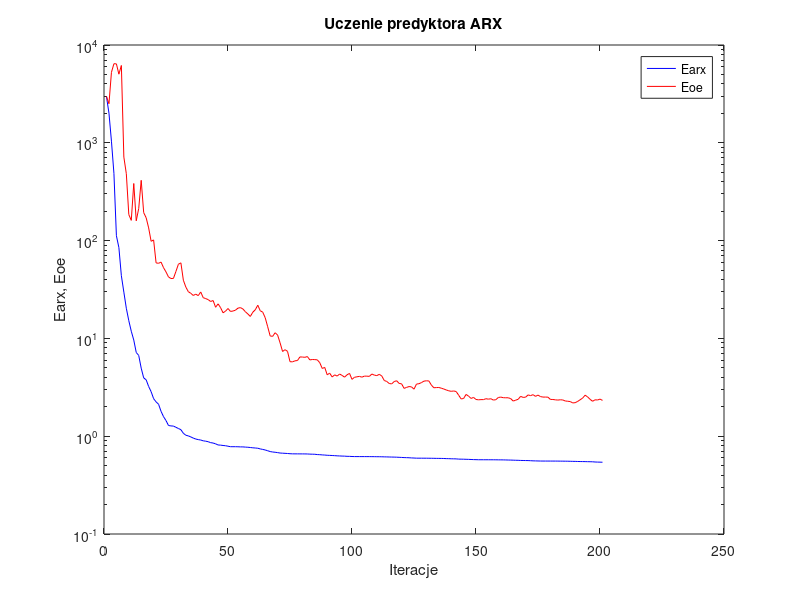
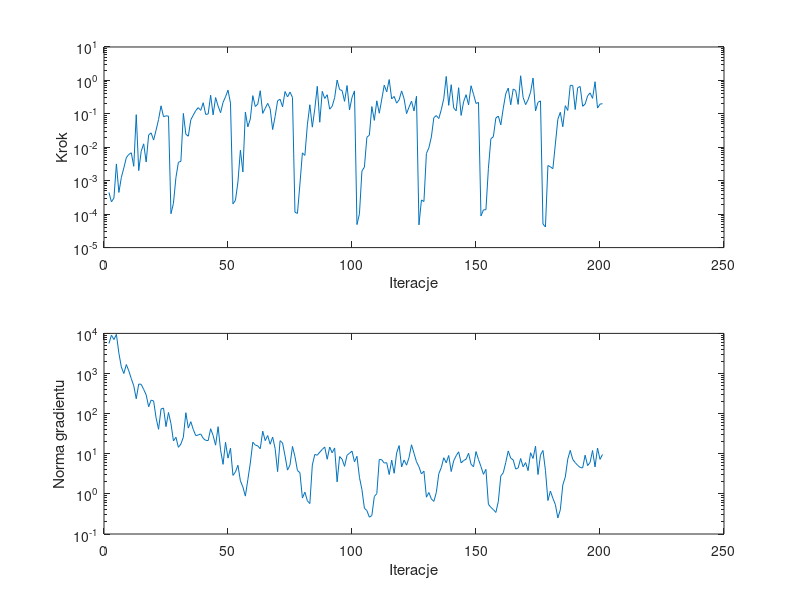

These figures' MATLAB source, in order:
%uczenie predyktora arx
clear all;
n=0; farx(n+1)=2.961965e+003; foe(n+1)=2.987176e+003; wspucz(n+1)=0.000000e+000; ng(n+1)=0.000000e+000;
%odnowa zmiennej metryki
n=1; farx(n+1)=2.007797e+003; foe(n+1)=2.509608e+003; krok(n+1)=4.438003e-004; ng(n+1)=5.618309e+003;
n=2; farx(n+1)=1.039353e+003; foe(n+1)=5.255310e+003; krok(n+1)=2.337468e-004; ng(n+1)=9.036426e+003;
n=3; farx(n+1)=4.870554e+002; foe(n+1)=6.437414e+003; krok(n+1)=3.030901e-004; ng(n+1)=7.011649e+003;
n=4; farx(n+1)=1.121078e+002; foe(n+1)=6.413636e+003; krok(n+1)=3.184227e-003; ng(n+1)=9.434857e+003;
n=5; farx(n+1)=8.487144e+001; foe(n+1)=5.030596e+003; krok(n+1)=4.465626e-004; ng(n+1)=3.205359e+003;
n=6; farx(n+1)=4.374839e+001; foe(n+1)=6.176113e+003; krok(n+1)=1.259664e-003; ng(n+1)=1.446686e+003;
n=7; farx(n+1)=2.973717e+001; foe(n+1)=7.154365e+002; krok(n+1)=2.415320e-003; ng(n+1)=1.001227e+003;
n=8; farx(n+1)=2.033187e+001; foe(n+1)=4.832559e+002; krok(n+1)=4.874376e-003; ng(n+1)=1.674573e+003;
n=9; farx(n+1)=1.517262e+001; foe(n+1)=1.845403e+002; krok(n+1)=6.118871e-003; ng(n+1)=1.168047e+003;
n=10; farx(n+1)=1.183435e+001; foe(n+1)=1.610541e+002; krok(n+1)=6.853004e-003; ng(n+1)=7.448609e+002;
n=11; farx(n+1)=9.623225e+000; foe(n+1)=3.835707e+002; krok(n+1)=2.707062e-003; ng(n+1)=4.922952e+002;
n=12; farx(n+1)=7.178363e+000; foe(n+1)=1.593975e+002; krok(n+1)=9.451019e-002; ng(n+1)=2.346455e+002;
n=13; farx(n+1)=6.694823e+000; foe(n+1)=2.132183e+002; krok(n+1)=2.005784e-003; ng(n+1)=5.471730e+002;
n=14; farx(n+1)=4.963053e+000; foe(n+1)=4.133833e+002; krok(n+1)=7.613202e-003; ng(n+1)=5.368407e+002;
n=15; farx(n+1)=3.948047e+000; foe(n+1)=1.931550e+002; krok(n+1)=1.269968e-002; ng(n+1)=4.008938e+002;
n=16; farx(n+1)=3.771502e+000; foe(n+1)=1.712520e+002; krok(n+1)=3.625910e-003; ng(n+1)=2.946401e+002;
n=17; farx(n+1)=3.222885e+000; foe(n+1)=1.348742e+002; krok(n+1)=2.331822e-002; ng(n+1)=1.485754e+002;
n=18; farx(n+1)=2.854168e+000; foe(n+1)=9.837701e+001; krok(n+1)=2.698544e-002; ng(n+1)=2.170354e+002;
n=19; farx(n+1)=2.420343e+000; foe(n+1)=1.016439e+002; krok(n+1)=1.642672e-002; ng(n+1)=2.074438e+002;
n=20; farx(n+1)=2.244640e+000; foe(n+1)=5.919507e+001; krok(n+1)=3.264474e-002; ng(n+1)=7.839763e+001;
n=21; farx(n+1)=2.121270e+000; foe(n+1)=5.859984e+001; krok(n+1)=6.808455e-002; ng(n+1)=4.078828e+001;
n=22; farx(n+1)=1.796071e+000; foe(n+1)=6.029521e+001; krok(n+1)=1.738735e-001; ng(n+1)=1.309203e+002;
n=23; farx(n+1)=1.584671e+000; foe(n+1)=5.290072e+001; krok(n+1)=8.219922e-002; ng(n+1)=1.375554e+002;
n=24; farx(n+1)=1.445572e+000; foe(n+1)=4.784554e+001; krok(n+1)=8.732707e-002; ng(n+1)=4.740838e+001;
n=25; farx(n+1)=1.286971e+000; foe(n+1)=4.250487e+001; krok(n+1)=8.554146e-002; ng(n+1)=1.068494e+002;
%odnowa zmiennej metryki
n=26; farx(n+1)=1.273764e+000; foe(n+1)=4.095193e+001; krok(n+1)=1.032442e-004; ng(n+1)=5.639506e+001;
n=27; farx(n+1)=1.269583e+000; foe(n+1)=4.106068e+001; krok(n+1)=2.111695e-004; ng(n+1)=2.088052e+001;
n=28; farx(n+1)=1.233236e+000; foe(n+1)=4.838628e+001; krok(n+1)=1.243743e-003; ng(n+1)=2.582972e+001;
n=29; farx(n+1)=1.199022e+000; foe(n+1)=5.733746e+001; krok(n+1)=3.558977e-003; ng(n+1)=1.447209e+001;
n=30; farx(n+1)=1.166368e+000; foe(n+1)=5.924303e+001; krok(n+1)=3.792794e-003; ng(n+1)=1.746178e+001;
n=31; farx(n+1)=1.070918e+000; foe(n+1)=3.935109e+001; krok(n+1)=1.028567e-001; ng(n+1)=2.610426e+001;
n=32; farx(n+1)=1.022907e+000; foe(n+1)=3.346588e+001; krok(n+1)=2.452306e-002; ng(n+1)=1.053607e+002;
n=33; farx(n+1)=1.007554e+000; foe(n+1)=3.004784e+001; krok(n+1)=2.147336e-002; ng(n+1)=4.361277e+001;
n=34; farx(n+1)=9.829677e-001; foe(n+1)=2.890690e+001; krok(n+1)=6.640781e-002; ng(n+1)=6.309408e+001;
n=35; farx(n+1)=9.567563e-001; foe(n+1)=2.748429e+001; krok(n+1)=9.137743e-002; ng(n+1)=4.019952e+001;
n=36; farx(n+1)=9.353917e-001; foe(n+1)=2.834093e+001; krok(n+1)=1.254000e-001; ng(n+1)=2.834485e+001;
n=37; farx(n+1)=9.230450e-001; foe(n+1)=2.737853e+001; krok(n+1)=1.536414e-001; ng(n+1)=2.942636e+001;
n=38; farx(n+1)=9.137233e-001; foe(n+1)=2.984413e+001; krok(n+1)=1.271551e-001; ng(n+1)=3.116624e+001;
n=39; farx(n+1)=8.972833e-001; foe(n+1)=2.610160e+001; krok(n+1)=2.150019e-001; ng(n+1)=2.423702e+001;
n=40; farx(n+1)=8.892042e-001; foe(n+1)=2.553349e+001; krok(n+1)=9.630670e-002; ng(n+1)=2.160278e+001;
n=41; farx(n+1)=8.786992e-001; foe(n+1)=2.492485e+001; krok(n+1)=9.909413e-002; ng(n+1)=2.128629e+001;
n=42; farx(n+1)=8.592483e-001; foe(n+1)=2.384549e+001; krok(n+1)=3.614383e-001; ng(n+1)=4.200047e+001;
n=43; farx(n+1)=8.515735e-001; foe(n+1)=2.439612e+001; krok(n+1)=9.326940e-002; ng(n+1)=2.848542e+001;
n=44; farx(n+1)=8.353649e-001; foe(n+1)=2.081618e+001; krok(n+1)=3.075863e-001; ng(n+1)=1.638253e+001;
n=45; farx(n+1)=8.133814e-001; foe(n+1)=2.254896e+001; krok(n+1)=1.717868e-001; ng(n+1)=4.725077e+001;
n=46; farx(n+1)=8.103794e-001; foe(n+1)=2.062454e+001; krok(n+1)=1.081188e-001; ng(n+1)=1.252980e+001;
n=47; farx(n+1)=8.036858e-001; foe(n+1)=1.828362e+001; krok(n+1)=2.193298e-001; ng(n+1)=5.449487e+000;
n=48; farx(n+1)=7.991544e-001; foe(n+1)=1.898282e+001; krok(n+1)=3.238984e-001; ng(n+1)=1.928668e+001;
n=49; farx(n+1)=7.899942e-001; foe(n+1)=2.021897e+001; krok(n+1)=5.126125e-001; ng(n+1)=7.777831e+000;
n=50; farx(n+1)=7.810928e-001; foe(n+1)=1.887256e+001; krok(n+1)=2.094296e-001; ng(n+1)=1.375154e+001;
%odnowa zmiennej metryki
n=51; farx(n+1)=7.810308e-001; foe(n+1)=1.904952e+001; krok(n+1)=2.023685e-004; ng(n+1)=2.886799e+000;
n=52; farx(n+1)=7.808904e-001; foe(n+1)=1.942114e+001; krok(n+1)=2.594055e-004; ng(n+1)=3.524911e+000;
n=53; farx(n+1)=7.798915e-001; foe(n+1)=2.039013e+001; krok(n+1)=9.152390e-004; ng(n+1)=5.166967e+000;
n=54; farx(n+1)=7.775966e-001; foe(n+1)=2.065190e+001; krok(n+1)=8.202462e-003; ng(n+1)=2.109653e+000;
n=55; farx(n+1)=7.774396e-001; foe(n+1)=1.999790e+001; krok(n+1)=1.830478e-003; ng(n+1)=1.487535e+000;
n=56; farx(n+1)=7.736825e-001; foe(n+1)=1.875126e+001; krok(n+1)=1.125137e-001; ng(n+1)=8.794335e-001;
n=57; farx(n+1)=7.709778e-001; foe(n+1)=1.777296e+001; krok(n+1)=4.086147e-002; ng(n+1)=2.268643e+000;
n=58; farx(n+1)=7.663038e-001; foe(n+1)=1.677051e+001; krok(n+1)=7.053511e-002; ng(n+1)=5.897456e+000;
n=59; farx(n+1)=7.611273e-001; foe(n+1)=1.853132e+001; krok(n+1)=3.505976e-001; ng(n+1)=1.947512e+001;
n=60; farx(n+1)=7.575679e-001; foe(n+1)=1.961230e+001; krok(n+1)=1.653712e-001; ng(n+1)=1.646278e+001;
n=61; farx(n+1)=7.533072e-001; foe(n+1)=2.185510e+001; krok(n+1)=1.961845e-001; ng(n+1)=1.573018e+001;
n=62; farx(n+1)=7.413967e-001; foe(n+1)=1.917567e+001; krok(n+1)=4.913015e-001; ng(n+1)=1.333715e+001;
n=63; farx(n+1)=7.326185e-001; foe(n+1)=1.855416e+001; krok(n+1)=1.032026e-001; ng(n+1)=3.658482e+001;
n=64; farx(n+1)=7.231125e-001; foe(n+1)=1.627672e+001; krok(n+1)=1.456144e-001; ng(n+1)=2.122936e+001;
n=65; farx(n+1)=7.100999e-001; foe(n+1)=1.316069e+001; krok(n+1)=2.063035e-001; ng(n+1)=2.847458e+001;
n=66; farx(n+1)=6.967081e-001; foe(n+1)=1.059389e+001; krok(n+1)=1.420813e-001; ng(n+1)=1.725700e+001;
n=67; farx(n+1)=6.893965e-001; foe(n+1)=1.049412e+001; krok(n+1)=3.394649e-002; ng(n+1)=2.610332e+001;
n=68; farx(n+1)=6.852605e-001; foe(n+1)=1.142938e+001; krok(n+1)=8.343059e-002; ng(n+1)=1.347406e+001;
n=69; farx(n+1)=6.795520e-001; foe(n+1)=1.082268e+001; krok(n+1)=2.465387e-001; ng(n+1)=3.582311e+000;
n=70; farx(n+1)=6.728528e-001; foe(n+1)=9.011742e+000; krok(n+1)=2.730638e-001; ng(n+1)=2.115771e+001;
n=71; farx(n+1)=6.703505e-001; foe(n+1)=7.351851e+000; krok(n+1)=1.620110e-001; ng(n+1)=1.857082e+001;
n=72; farx(n+1)=6.680732e-001; foe(n+1)=7.668417e+000; krok(n+1)=4.641165e-001; ng(n+1)=8.833078e+000;
n=73; farx(n+1)=6.655625e-001; foe(n+1)=7.372037e+000; krok(n+1)=3.202323e-001; ng(n+1)=3.912912e+000;
n=74; farx(n+1)=6.620984e-001; foe(n+1)=5.778026e+000; krok(n+1)=4.478955e-001; ng(n+1)=5.260509e+000;
n=75; farx(n+1)=6.602662e-001; foe(n+1)=5.758286e+000; krok(n+1)=3.096904e-001; ng(n+1)=1.522084e+001;
%odnowa zmiennej metryki
n=76; farx(n+1)=6.599085e-001; foe(n+1)=5.896734e+000; krok(n+1)=1.144049e-004; ng(n+1)=8.481359e+000;
n=77; farx(n+1)=6.598493e-001; foe(n+1)=5.938792e+000; krok(n+1)=1.052302e-004; ng(n+1)=3.836810e+000;
n=78; farx(n+1)=6.594530e-001; foe(n+1)=6.464277e+000; krok(n+1)=7.937301e-004; ng(n+1)=3.365443e+000;
n=79; farx(n+1)=6.592571e-001; foe(n+1)=6.448806e+000; krok(n+1)=6.802533e-003; ng(n+1)=7.877008e-001;
n=80; farx(n+1)=6.589762e-001; foe(n+1)=6.406164e+000; krok(n+1)=5.711090e-003; ng(n+1)=1.104795e+000;
n=81; farx(n+1)=6.582153e-001; foe(n+1)=6.522774e+000; krok(n+1)=4.679016e-002; ng(n+1)=6.747770e-001;
n=82; farx(n+1)=6.557656e-001; foe(n+1)=6.028248e+000; krok(n+1)=1.872762e-001; ng(n+1)=5.723170e-001;
n=83; farx(n+1)=6.546117e-001; foe(n+1)=6.085633e+000; krok(n+1)=4.000365e-002; ng(n+1)=5.239252e+000;
n=84; farx(n+1)=6.537165e-001; foe(n+1)=6.070563e+000; krok(n+1)=1.418482e-001; ng(n+1)=9.620177e+000;
n=85; farx(n+1)=6.488425e-001; foe(n+1)=6.034118e+000; krok(n+1)=6.674447e-001; ng(n+1)=9.201507e+000;
n=86; farx(n+1)=6.473125e-001; foe(n+1)=5.645575e+000; krok(n+1)=5.606295e-002; ng(n+1)=1.096645e+001;
n=87; farx(n+1)=6.437875e-001; foe(n+1)=4.928343e+000; krok(n+1)=4.714530e-001; ng(n+1)=1.279535e+001;
n=88; farx(n+1)=6.416265e-001; foe(n+1)=5.049811e+000; krok(n+1)=2.883317e-001; ng(n+1)=1.474513e+001;
n=89; farx(n+1)=6.382046e-001; foe(n+1)=4.246661e+000; krok(n+1)=3.730776e-001; ng(n+1)=7.296742e+000;
n=90; farx(n+1)=6.366469e-001; foe(n+1)=4.413465e+000; krok(n+1)=1.380129e-001; ng(n+1)=1.471764e+001;
n=91; farx(n+1)=6.347030e-001; foe(n+1)=4.032627e+000; krok(n+1)=1.686145e-001; ng(n+1)=1.058107e+001;
n=92; farx(n+1)=6.325981e-001; foe(n+1)=4.239553e+000; krok(n+1)=3.044248e-001; ng(n+1)=1.392089e+001;
n=93; farx(n+1)=6.299222e-001; foe(n+1)=4.118885e+000; krok(n+1)=1.024434e+000; ng(n+1)=1.991425e+000;
n=94; farx(n+1)=6.282123e-001; foe(n+1)=4.319757e+000; krok(n+1)=5.312625e-001; ng(n+1)=8.492968e+000;
n=95; farx(n+1)=6.263636e-001; foe(n+1)=4.185770e+000; krok(n+1)=4.992693e-001; ng(n+1)=7.326677e+000;
n=96; farx(n+1)=6.253703e-001; foe(n+1)=4.014444e+000; krok(n+1)=2.367301e-001; ng(n+1)=4.857684e+000;
n=97; farx(n+1)=6.227468e-001; foe(n+1)=4.244366e+000; krok(n+1)=7.021280e-001; ng(n+1)=9.184550e+000;
n=98; farx(n+1)=6.221566e-001; foe(n+1)=4.387223e+000; krok(n+1)=1.320406e-001; ng(n+1)=1.033512e+001;
n=99; farx(n+1)=6.200986e-001; foe(n+1)=3.811575e+000; krok(n+1)=3.091015e-001; ng(n+1)=1.162558e+001;
n=100; farx(n+1)=6.190127e-001; foe(n+1)=4.003822e+000; krok(n+1)=4.854776e-001; ng(n+1)=6.296998e+000;
%odnowa zmiennej metryki
n=101; farx(n+1)=6.188531e-001; foe(n+1)=4.049701e+000; krok(n+1)=4.886973e-005; ng(n+1)=8.643522e+000;
n=102; farx(n+1)=6.188173e-001; foe(n+1)=4.088283e+000; krok(n+1)=1.022356e-004; ng(n+1)=2.590071e+000;
n=103; farx(n+1)=6.186691e-001; foe(n+1)=4.014399e+000; krok(n+1)=1.945210e-003; ng(n+1)=1.280945e+000;
n=104; farx(n+1)=6.186468e-001; foe(n+1)=4.116344e+000; krok(n+1)=2.553842e-003; ng(n+1)=4.396659e-001;
n=105; farx(n+1)=6.184925e-001; foe(n+1)=4.110576e+000; krok(n+1)=2.000182e-002; ng(n+1)=3.838972e-001;
n=106; farx(n+1)=6.184237e-001; foe(n+1)=4.090722e+000; krok(n+1)=2.307159e-002; ng(n+1)=2.627718e-001;
n=107; farx(n+1)=6.180277e-001; foe(n+1)=4.323251e+000; krok(n+1)=1.653712e-001; ng(n+1)=2.884683e-001;
n=108; farx(n+1)=6.177724e-001; foe(n+1)=4.214492e+000; krok(n+1)=6.384007e-002; ng(n+1)=8.601983e-001;
n=109; farx(n+1)=6.169921e-001; foe(n+1)=4.163493e+000; krok(n+1)=2.454949e-001; ng(n+1)=1.013237e+000;
n=110; farx(n+1)=6.167747e-001; foe(n+1)=4.292433e+000; krok(n+1)=1.044009e-001; ng(n+1)=7.246228e+000;
n=111; farx(n+1)=6.161094e-001; foe(n+1)=4.130474e+000; krok(n+1)=2.745822e-001; ng(n+1)=7.090870e+000;
n=112; farx(n+1)=6.149418e-001; foe(n+1)=3.713345e+000; krok(n+1)=7.203499e-001; ng(n+1)=5.864501e+000;
n=113; farx(n+1)=6.142387e-001; foe(n+1)=3.629665e+000; krok(n+1)=4.536903e-001; ng(n+1)=5.996143e+000;
n=114; farx(n+1)=6.130107e-001; foe(n+1)=3.459919e+000; krok(n+1)=1.062411e+000; ng(n+1)=3.028614e+000;
n=115; farx(n+1)=6.120345e-001; foe(n+1)=3.424386e+000; krok(n+1)=2.798246e-001; ng(n+1)=6.948634e+000;
n=116; farx(n+1)=6.113299e-001; foe(n+1)=3.619468e+000; krok(n+1)=3.319551e-001; ng(n+1)=3.267673e+000;
n=117; farx(n+1)=6.101461e-001; foe(n+1)=3.690691e+000; krok(n+1)=2.089206e-001; ng(n+1)=1.048583e+001;
n=118; farx(n+1)=6.082972e-001; foe(n+1)=3.463878e+000; krok(n+1)=2.625380e-001; ng(n+1)=1.599579e+001;
n=119; farx(n+1)=6.065819e-001; foe(n+1)=3.432622e+000; krok(n+1)=4.851539e-001; ng(n+1)=4.675268e+000;
n=120; farx(n+1)=6.044351e-001; foe(n+1)=3.083000e+000; krok(n+1)=2.833785e-001; ng(n+1)=6.998405e+000;
n=121; farx(n+1)=6.034326e-001; foe(n+1)=3.154518e+000; krok(n+1)=1.019950e-001; ng(n+1)=5.190421e+000;
n=122; farx(n+1)=6.022183e-001; foe(n+1)=3.218164e+000; krok(n+1)=1.591991e-001; ng(n+1)=8.084972e+000;
n=123; farx(n+1)=5.995852e-001; foe(n+1)=3.193665e+000; krok(n+1)=2.393567e-001; ng(n+1)=1.675864e+001;
n=124; farx(n+1)=5.982416e-001; foe(n+1)=3.026020e+000; krok(n+1)=1.221956e-001; ng(n+1)=1.027187e+001;
n=125; farx(n+1)=5.961422e-001; foe(n+1)=3.410938e+000; krok(n+1)=3.355407e-001; ng(n+1)=6.315314e+000;
%odnowa zmiennej metryki
n=126; farx(n+1)=5.960767e-001; foe(n+1)=3.441374e+000; krok(n+1)=4.789661e-005; ng(n+1)=4.738390e+000;
n=127; farx(n+1)=5.959726e-001; foe(n+1)=3.531712e+000; krok(n+1)=2.662021e-004; ng(n+1)=3.136671e+000;
n=128; farx(n+1)=5.958119e-001; foe(n+1)=3.655980e+000; krok(n+1)=2.385047e-004; ng(n+1)=3.688723e+000;
n=129; farx(n+1)=5.956362e-001; foe(n+1)=3.686739e+000; krok(n+1)=6.526603e-003; ng(n+1)=8.274016e-001;
n=130; farx(n+1)=5.951796e-001; foe(n+1)=3.670804e+000; krok(n+1)=9.683310e-003; ng(n+1)=1.082222e+000;
n=131; farx(n+1)=5.948046e-001; foe(n+1)=3.333680e+000; krok(n+1)=2.038266e-002; ng(n+1)=7.487088e-001;
n=132; farx(n+1)=5.942072e-001; foe(n+1)=3.128620e+000; krok(n+1)=7.694633e-002; ng(n+1)=6.487422e-001;
n=133; farx(n+1)=5.933726e-001; foe(n+1)=3.142024e+000; krok(n+1)=8.877087e-002; ng(n+1)=1.085025e+000;
n=134; farx(n+1)=5.931724e-001; foe(n+1)=3.149299e+000; krok(n+1)=7.233428e-002; ng(n+1)=3.184676e+000;
n=135; farx(n+1)=5.926736e-001; foe(n+1)=3.098026e+000; krok(n+1)=1.335885e-001; ng(n+1)=4.515234e+000;
n=136; farx(n+1)=5.917753e-001; foe(n+1)=3.038096e+000; krok(n+1)=2.857025e-001; ng(n+1)=7.952311e+000;
n=137; farx(n+1)=5.900229e-001; foe(n+1)=2.971340e+000; krok(n+1)=1.315598e+000; ng(n+1)=5.936438e+000;
n=138; farx(n+1)=5.893648e-001; foe(n+1)=2.913264e+000; krok(n+1)=1.794664e-001; ng(n+1)=9.056764e+000;
n=139; farx(n+1)=5.876356e-001; foe(n+1)=2.877300e+000; krok(n+1)=7.448368e-001; ng(n+1)=3.605494e+000;
n=140; farx(n+1)=5.870744e-001; foe(n+1)=2.901282e+000; krok(n+1)=1.510272e-001; ng(n+1)=6.664144e+000;
n=141; farx(n+1)=5.863103e-001; foe(n+1)=2.862275e+000; krok(n+1)=1.230771e-001; ng(n+1)=8.938089e+000;
n=142; farx(n+1)=5.832209e-001; foe(n+1)=2.627079e+000; krok(n+1)=6.058278e-001; ng(n+1)=1.117957e+001;
n=143; farx(n+1)=5.825498e-001; foe(n+1)=2.403835e+000; krok(n+1)=8.973318e-002; ng(n+1)=5.928021e+000;
n=144; farx(n+1)=5.818068e-001; foe(n+1)=2.430473e+000; krok(n+1)=2.301315e-001; ng(n+1)=6.783783e+000;
n=145; farx(n+1)=5.805678e-001; foe(n+1)=2.674258e+000; krok(n+1)=3.741446e-001; ng(n+1)=7.320577e+000;
n=146; farx(n+1)=5.796167e-001; foe(n+1)=2.568614e+000; krok(n+1)=1.855710e-001; ng(n+1)=1.029796e+001;
n=147; farx(n+1)=5.779704e-001; foe(n+1)=2.433023e+000; krok(n+1)=6.930078e-001; ng(n+1)=5.463795e+000;
n=148; farx(n+1)=5.765319e-001; foe(n+1)=2.492270e+000; krok(n+1)=3.862514e-001; ng(n+1)=4.742817e+000;
n=149; farx(n+1)=5.756644e-001; foe(n+1)=2.374169e+000; krok(n+1)=2.041642e-001; ng(n+1)=1.133008e+001;
n=150; farx(n+1)=5.745872e-001; foe(n+1)=2.355713e+000; krok(n+1)=2.205796e-001; ng(n+1)=7.207391e+000;
%odnowa zmiennej metryki
n=151; farx(n+1)=5.744942e-001; foe(n+1)=2.366885e+000; krok(n+1)=8.806747e-005; ng(n+1)=4.799070e+000;
n=152; farx(n+1)=5.744396e-001; foe(n+1)=2.366502e+000; krok(n+1)=1.347782e-004; ng(n+1)=3.075141e+000;
n=153; farx(n+1)=5.743120e-001; foe(n+1)=2.416836e+000; krok(n+1)=1.355019e-004; ng(n+1)=4.084886e+000;
n=154; farx(n+1)=5.742810e-001; foe(n+1)=2.391651e+000; krok(n+1)=2.348414e-003; ng(n+1)=5.500453e-001;
n=155; farx(n+1)=5.741155e-001; foe(n+1)=2.416982e+000; krok(n+1)=1.802073e-002; ng(n+1)=4.613896e-001;
n=156; farx(n+1)=5.739976e-001; foe(n+1)=2.340920e+000; krok(n+1)=2.069003e-002; ng(n+1)=4.057365e-001;
n=157; farx(n+1)=5.737243e-001; foe(n+1)=2.362619e+000; krok(n+1)=7.514923e-002; ng(n+1)=3.441719e-001;
n=158; farx(n+1)=5.730783e-001; foe(n+1)=2.488058e+000; krok(n+1)=8.589342e-002; ng(n+1)=6.470578e-001;
n=159; farx(n+1)=5.729471e-001; foe(n+1)=2.511527e+000; krok(n+1)=4.686838e-002; ng(n+1)=2.795276e+000;
n=160; farx(n+1)=5.724994e-001; foe(n+1)=2.475313e+000; krok(n+1)=1.482616e-001; ng(n+1)=3.366966e+000;
n=161; farx(n+1)=5.716393e-001; foe(n+1)=2.471118e+000; krok(n+1)=4.004429e-001; ng(n+1)=6.073647e+000;
n=162; farx(n+1)=5.706422e-001; foe(n+1)=2.471414e+000; krok(n+1)=5.902321e-001; ng(n+1)=1.176095e+001;
n=163; farx(n+1)=5.699906e-001; foe(n+1)=2.422539e+000; krok(n+1)=1.865388e-001; ng(n+1)=7.760927e+000;
n=164; farx(n+1)=5.687137e-001; foe(n+1)=2.286326e+000; krok(n+1)=5.535078e-001; ng(n+1)=7.033782e+000;
n=165; farx(n+1)=5.674940e-001; foe(n+1)=2.335675e+000; krok(n+1)=4.995470e-001; ng(n+1)=4.166529e+000;
n=166; farx(n+1)=5.669409e-001; foe(n+1)=2.386091e+000; krok(n+1)=1.919924e-001; ng(n+1)=4.423159e+000;
n=167; farx(n+1)=5.651013e-001; foe(n+1)=2.555086e+000; krok(n+1)=1.377726e+000; ng(n+1)=7.618154e+000;
n=168; farx(n+1)=5.645154e-001; foe(n+1)=2.493989e+000; krok(n+1)=3.098762e-001; ng(n+1)=4.733457e+000;
n=169; farx(n+1)=5.638546e-001; foe(n+1)=2.506356e+000; krok(n+1)=1.886278e-001; ng(n+1)=6.022993e+000;
n=170; farx(n+1)=5.633605e-001; foe(n+1)=2.644384e+000; krok(n+1)=2.640676e-001; ng(n+1)=3.799918e+000;
n=171; farx(n+1)=5.617612e-001; foe(n+1)=2.598479e+000; krok(n+1)=4.429176e-001; ng(n+1)=1.060730e+001;
n=172; farx(n+1)=5.598289e-001; foe(n+1)=2.658784e+000; krok(n+1)=1.179292e+000; ng(n+1)=7.620811e+000;
n=173; farx(n+1)=5.590590e-001; foe(n+1)=2.554822e+000; krok(n+1)=1.221956e-001; ng(n+1)=1.548374e+001;
n=174; farx(n+1)=5.581890e-001; foe(n+1)=2.631914e+000; krok(n+1)=2.214681e-001; ng(n+1)=3.034268e+000;
n=175; farx(n+1)=5.573526e-001; foe(n+1)=2.541395e+000; krok(n+1)=2.440422e-001; ng(n+1)=9.268637e+000;
%odnowa zmiennej metryki
n=176; farx(n+1)=5.570748e-001; foe(n+1)=2.512062e+000; krok(n+1)=5.091085e-005; ng(n+1)=1.208824e+001;
n=177; farx(n+1)=5.570449e-001; foe(n+1)=2.512745e+000; krok(n+1)=4.135969e-005; ng(n+1)=3.851775e+000;
n=178; farx(n+1)=5.569912e-001; foe(n+1)=2.508058e+000; krok(n+1)=2.855949e-003; ng(n+1)=6.833618e-001;
n=179; farx(n+1)=5.568663e-001; foe(n+1)=2.376395e+000; krok(n+1)=2.603714e-003; ng(n+1)=1.175088e+000;
n=180; farx(n+1)=5.568170e-001; foe(n+1)=2.374524e+000; krok(n+1)=2.293768e-003; ng(n+1)=7.744632e-001;
n=181; farx(n+1)=5.566889e-001; foe(n+1)=2.354282e+000; krok(n+1)=1.251065e-002; ng(n+1)=5.416269e-001;
n=182; farx(n+1)=5.564898e-001; foe(n+1)=2.341123e+000; krok(n+1)=6.905442e-002; ng(n+1)=2.513425e-001;
n=183; farx(n+1)=5.559920e-001; foe(n+1)=2.357583e+000; krok(n+1)=1.114169e-001; ng(n+1)=4.011703e-001;
n=184; farx(n+1)=5.558161e-001; foe(n+1)=2.347242e+000; krok(n+1)=4.111242e-002; ng(n+1)=1.668162e+000;
n=185; farx(n+1)=5.552962e-001; foe(n+1)=2.291825e+000; krok(n+1)=1.752988e-001; ng(n+1)=2.622082e+000;
n=186; farx(n+1)=5.549559e-001; foe(n+1)=2.276649e+000; krok(n+1)=1.261477e-001; ng(n+1)=7.340158e+000;
n=187; farx(n+1)=5.540241e-001; foe(n+1)=2.260635e+000; krok(n+1)=7.113726e-001; ng(n+1)=1.215948e+001;
n=188; farx(n+1)=5.530602e-001; foe(n+1)=2.189018e+000; krok(n+1)=7.101669e-001; ng(n+1)=7.247292e+000;
n=189; farx(n+1)=5.527003e-001; foe(n+1)=2.202246e+000; krok(n+1)=1.350958e-001; ng(n+1)=6.030536e+000;
n=190; farx(n+1)=5.515189e-001; foe(n+1)=2.268439e+000; krok(n+1)=6.053697e-001; ng(n+1)=5.128712e+000;
n=191; farx(n+1)=5.507454e-001; foe(n+1)=2.359245e+000; krok(n+1)=6.564205e-001; ng(n+1)=4.576640e+000;
n=192; farx(n+1)=5.503545e-001; foe(n+1)=2.453492e+000; krok(n+1)=1.686145e-001; ng(n+1)=4.425300e+000;
n=193; farx(n+1)=5.498281e-001; foe(n+1)=2.627724e+000; krok(n+1)=1.961845e-001; ng(n+1)=9.214044e+000;
n=194; farx(n+1)=5.489487e-001; foe(n+1)=2.523452e+000; krok(n+1)=3.457398e-001; ng(n+1)=5.066863e+000;
n=195; farx(n+1)=5.483643e-001; foe(n+1)=2.383322e+000; krok(n+1)=4.228884e-001; ng(n+1)=6.065816e+000;
n=196; farx(n+1)=5.475980e-001; foe(n+1)=2.275936e+000; krok(n+1)=2.905057e-001; ng(n+1)=1.204247e+001;
n=197; farx(n+1)=5.448727e-001; foe(n+1)=2.355981e+000; krok(n+1)=9.135608e-001; ng(n+1)=4.696584e+000;
n=198; farx(n+1)=5.435840e-001; foe(n+1)=2.345622e+000; krok(n+1)=1.490738e-001; ng(n+1)=1.392353e+001;
n=199; farx(n+1)=5.429364e-001; foe(n+1)=2.395186e+000; krok(n+1)=1.952188e-001; ng(n+1)=7.256103e+000;
n=200; farx(n+1)=5.417223e-001; foe(n+1)=2.323776e+000; krok(n+1)=2.016994e-001; ng(n+1)=9.560381e+000;

figure; semilogy(farx,'b'); hold on; semilogy(foe,'r'); xlabel('Iteracje'); ylabel('Earx, Eoe'); legend('Earx','Eoe'); title('Uczenie predyktora ARX');
figure; subplot(2,1,1); semilogy(krok); xlabel('Iteracje'); ylabel('Krok');
subplot(2,1,2); semilogy(ng); xlabel('Iteracje'); ylabel('Norma gradientu');
Earx=farx(n+1)
Eoe=foe(n+1)
